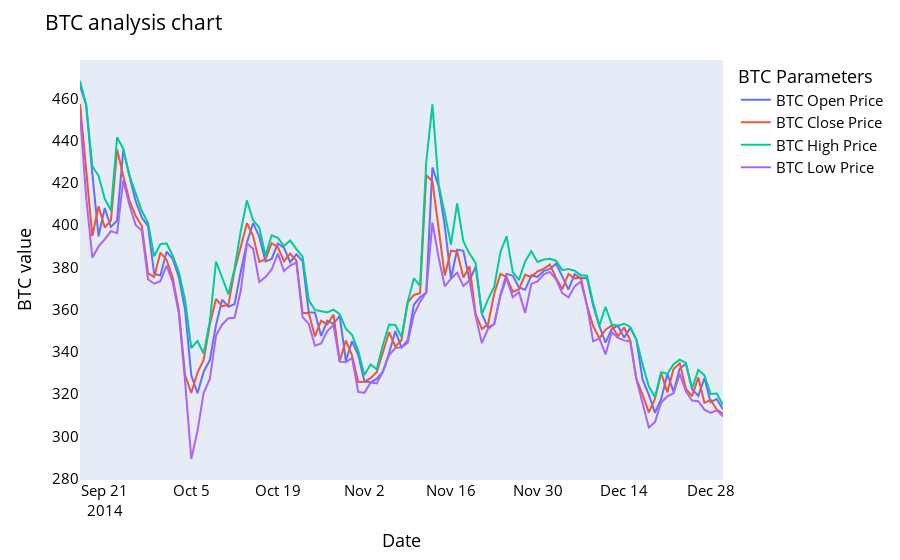

Notebook code for this chart:
### Code cell
names = cycle(['BTC Open Price','BTC Close Price','BTC High Price','BTC Low Price'])

fig = px.line(y_2014, x=y_2014.Date, y=[y_2014['Open'], y_2014['Close'], 
                                          y_2014['High'], y_2014['Low']],
             labels={'Date': 'Date','value':'BTC value'})
fig.update_layout(title_text='BTC analysis chart', font_size=15, font_color='black',legend_title_text='BTC Parameters')
fig.for_each_trace(lambda t:  t.update(name = next(names)))
fig.update_xaxes(showgrid=False)
fig.update_yaxes(showgrid=False)

fig.show()
